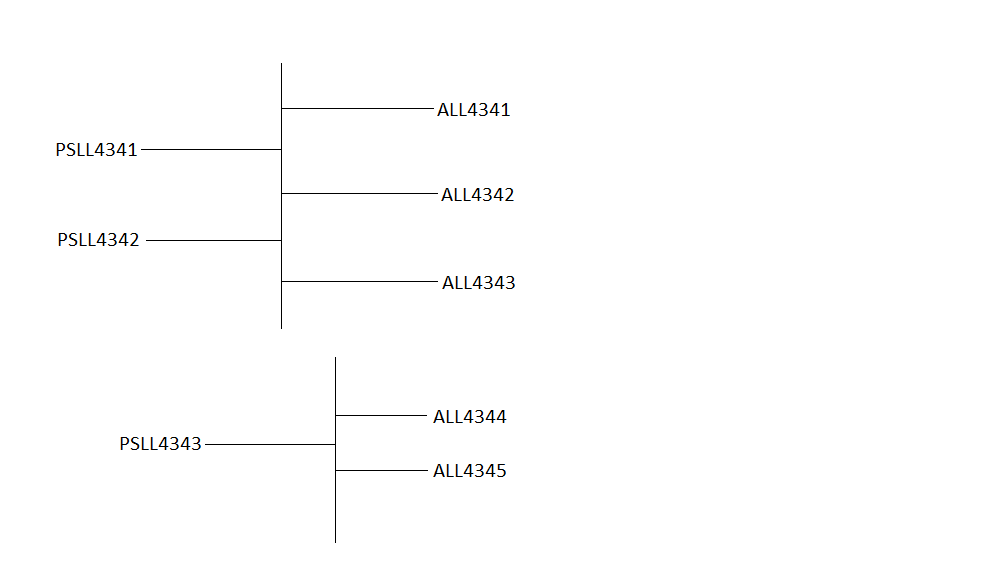
#> input picture drawings/tracing test5.png, 1007 x 573 px
$ python main.py
#> lines starting #> are read from the running program, lines starting #| are printed output that depends on the picture; after the words box and inside, x2 and y2 are one past the last pixel; in counts of white or black regions, pixels touching at a corner belong together
#> the answer given: 1
#> the answer given: drawings/tracing test5.png
# imports
import easyocr
import cv2
import PIL
from PIL import Image, ImageDraw
import matplotlib.pyplot as plt
import numpy as np
from prettytable import PrettyTable


# function handles extraction and conversion of drawings
def combinedExtraction(current_drawing):
#> called with current_drawing = 'drawings/tracing test5.png'
    print("")
    print("[Starting Line Detection]")
    iolist = [[], []]
    relationships = []
    input_list = []
    output_list = []

    # opens drawing image file and converts to grayscale
    img = cv2.imread(current_drawing)
#> img is the input picture: shape (573, 1007, 3); mean B, G, R 253.4, 253.4, 253.4
    gray = cv2.cvtColor(img, cv2.COLOR_BGR2GRAY)

    # find edges in the drawing
    edges = cv2.Canny(gray, 150, 300)
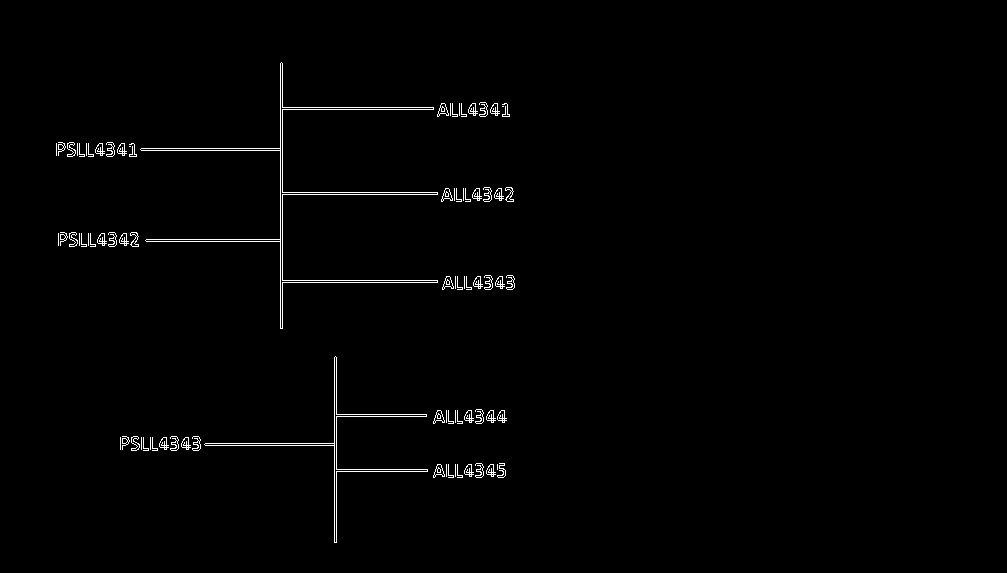
#> edges: shape (573, 1007); 1% white in thin lines or dots, all inside (x1, y1, x2, y2) = (56, 62, 515, 543)

    # houghman method finds lines in the drawing
    lines = cv2.HoughLinesP(edges, rho=1.0, theta=np.pi / 180, threshold=50, minLineLength=50
                            )
#> lines = 21 rows, first 6: [282, 280, 282, 194], [280, 328, 280, 63], [336, 542, 336, 471], [141, 150, 279, 150], [334, 542, 334, 357], [141, 148, 279, 148]
    # parameters for drawing overlay
    line_img = np.zeros((img.shape[0], img.shape[1], 3), dtype=np.uint8)
    line_color = [0, 255, 0]
    line_thickness = 1
    dot_color = [0, 255, 0]
    dot_size = 1

    # overlays detected lines on drawing
    for line in lines:
        for x1, y1, x2, y2 in line:
            cv2.line(line_img, (x1, y1), (x2, y2), line_color, line_thickness)
            cv2.circle(line_img, (x1, y1), dot_size, dot_color, -1)
            cv2.circle(line_img, (x2, y2), dot_size, dot_color, -1)
#> this loop made 21 passes
#> line on passes 1 to 12: [[282, 280, 282, 194]], [[280, 328, 280, 63]], [[336, 542, 336, 471]], [[141, 150, 279, 150]], [[334, 542, 334, 357]], [[141, 148, 279, 148]], [[282, 109, 433, 109]], [[283, 107, 433, 107]], [[205, 443, 333, 443]], [[205, 445, 333, 445]], [[283, 280, 437, 280]], [[282, 282, 437, 282]]
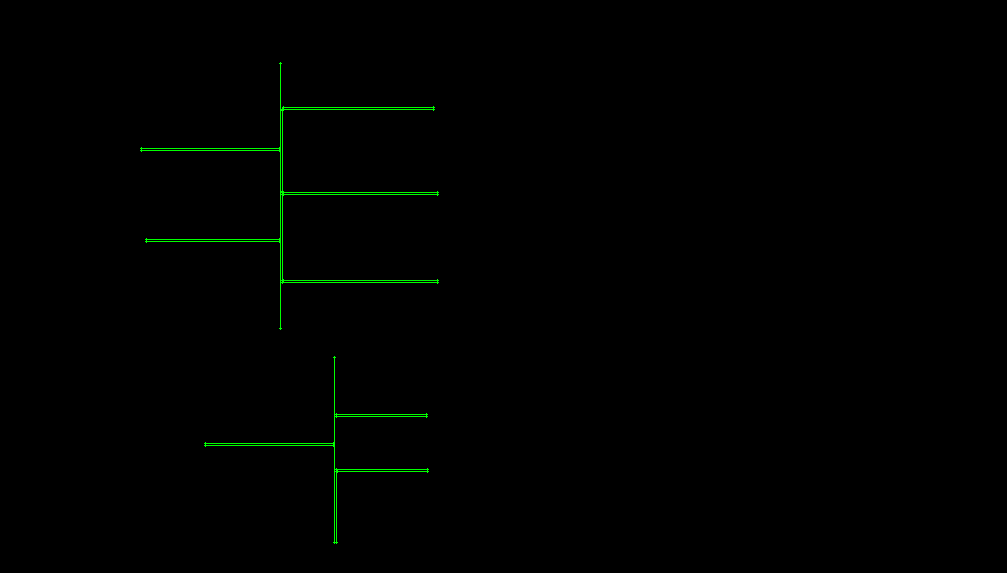
#> line_img: shape (573, 1007, 3); mean of channels 0, 1, 2 0, 1.3, 0; drawn as B, G, R

    overlay = cv2.addWeighted(img, 0.8, line_img, 1.0, 0.0)
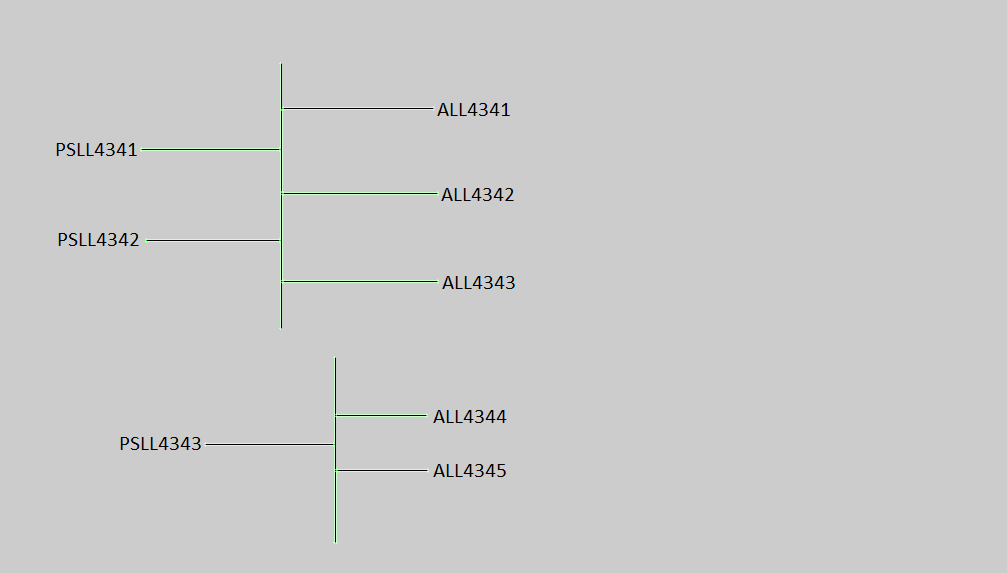
#> overlay: shape (573, 1007, 3); mean B, G, R 202.7, 203, 202.7

    # writes overlayed image to file
    cv2.imwrite('houghlines.jpg', overlay)

    print("[Completed Line Detection]")
    print("[Starting Text Detection (this may take a while)]")

    # displays overlayed drawing
    img = cv2.imread('houghlines.jpg')

    # creates an english charset OCR reader
    reader = easyocr.Reader(['en'])

    # reads drawing into OCR reader
    output = reader.readtext(current_drawing)

    print("[Completed Text Detection]")
    print("[Printing Results]")

    # opens drawing ready to have extracted text highlighted on
    img = PIL.Image.open("houghlines.jpg")
    draw = ImageDraw.Draw(img)

    # lists all the extracted text with confidence values
    print("")
    print(output)
    print(lines)
    t = PrettyTable(['Text', 'Confidence'])

    for x in output:
        # t.add_row([x[1],  (str(round(float(x[2] * 100), 0)) + "%")])
        t.add_row([x[1], (str(round(int(x[2] * 100))) + "%")])

    print(t)
    print("")
    print(lines)
    print("[Visualizing Results]")

    # draws boxes around extracted text on drawing
    for x in output:
        p0, p1, p2, p3 = x[0]
        draw.line([*p0, *p1, *p2, *p3, *p0], fill=(255, 0, 0), width=1)

    print("[Results Visualized]")

    # displays drawing with the extracted text highlighted
    plt.imshow(img)
    plt.title(current_drawing)
    plt.show()

    # io assignment
    for x in output:

        # text boundary box coordinates
        (tl, tr, br, bl) = x[0]
        tl = (int(tl[0]), int(tl[1]))
        tr = (int(tr[0]), int(tr[1]))
        br = (int(br[0]), int(br[1]))
        bl = (int(bl[0]), int(bl[1]))

        # loop through all detected lines
        for line in lines:
            for x1, y1, x2, y2 in line:

                # looks for line indicating output
                if x1 <= tl[0] and tl[0] >= x2 >= (tl[0] - 20) and tl[1] <= y1 <= bl[1] and tl[1] <= y2 <= bl[1]:
                    # saves tag as output
                    if str(x[1]) not in iolist[1]:
                        iolist[1].append(str(x[1]))
                        output_list.append([str(x[1]), x1, y1])

                # looks for line indicating input
                elif tr[0] <= x1 <= (tr[0] + 20) and x2 >= tr[0] and tl[1] <= y1 <= bl[1] and tl[1] <= y2 <= bl[1]:
                    if str(x[1]) not in iolist[0]:
                        iolist[0].append(str(x[1]))
                        input_list.append([str(x[1]), x2, y2])

    # traces intersects one safety bar deep
    for input_line in input_list:

        # gets detected inputs tag and x/y coordinates
        (i_tag, i_x2, i_y2) = input_line
        output_tags = []

        # loops through all detected lines
        for line in lines:
            for s_x1, s_y1, s_x2, s_y2 in line:

                # looks for input line intersecting with safety bar
                if i_x2 != s_x2 and i_y2 != s_y2 and (s_x2 - 5) <= i_x2 <= (s_x2 + 5) and s_y1 >= i_y2 >= s_y2:

                    # loops through output lines
                    for output_line in output_list:

                        # gets detected outputs tag and x/y coordinates
                        (o_tag, o_x1, o_y1) = output_line

                        # checks for output line intersecting with safety bar
                        if (s_x2 + 5) >= o_x1 >= (s_x2 - 5) and s_y2 <= o_y1 <= s_y1:
                            # appends relationship to array
                            output_tags.append(o_tag)
                            relationships.append(["x", str(i_tag), str(o_tag)])

    # generates empty c&e matrix
    matrix = [[" " for col in range(len(iolist[1]))] for row in range(len(iolist[0]))]
    column_lbls = iolist[1]
    row_lbls = iolist[0]

    # populates c&e matrix with intersects
    for x in relationships:
        matrix[iolist[0].index(x[1])][iolist[1].index(x[2])] = str(x[0])

    fig, ax = plt.subplots()

    # hide axes
    fig.patch.set_visible(False)
    ax.axis('off')
    ax.axis('tight')

    # generates c&e matrix plot
    ax.table = ax.table(
        cellText=matrix,
        rowLabels=row_lbls,
        colLabels=column_lbls,
        cellLoc='center',
        loc='center')

    plt.title("C&E Matrix")
    fig.tight_layout()
    plt.show()


# main menu function
def menu():
    # menu options printed
    print("")
    print("Logigram to Cause and Effect Converter")
    print("######################################")
    print("")
    print("1. Converter")
    print("2. Exit")

    # gets menu selection from user
    menu_input = input("Enter Selection: ")
    menu_input = str(menu_input)

    # handles users menu selection
    if menu_input == "1":
        combinedExtraction(getdrawing())
#> (the call stopped at in combinedExtraction, `reader = easyocr.Reader(['en'])`: easyocr is not available in this run)
    elif menu_input == "2":
        quit()
    else:
        menu()

    menu()
#> the answer given: 1
#> the answer given: drawings/tracing test5.png
#> the loop in combinedExtraction (call 2), `for line in lines:` made 21 passes
#> (the call stopped at in combinedExtraction, `reader = easyocr.Reader(['en'])`: easyocr is not available in this run)
#> the answer given: 1
#> the answer given: drawings/tracing test5.png
#> (the call stopped at in combinedExtraction, `reader = easyocr.Reader(['en'])`: easyocr is not available in this run)


# gets logigram path from user
def getdrawing():
    drawing_path = input("Enter drawing path: ")
    print("")
    return drawing_path


# main program
if __name__ == '__main__':
#> (the run stopped early here; a loop or call above may not have finished)
